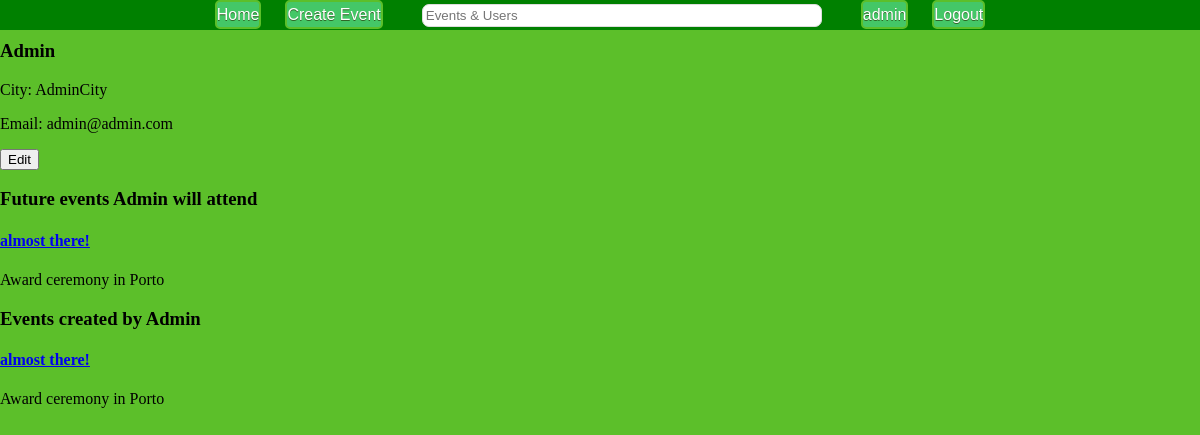
The app's page /?user=admin (signed in), older data.
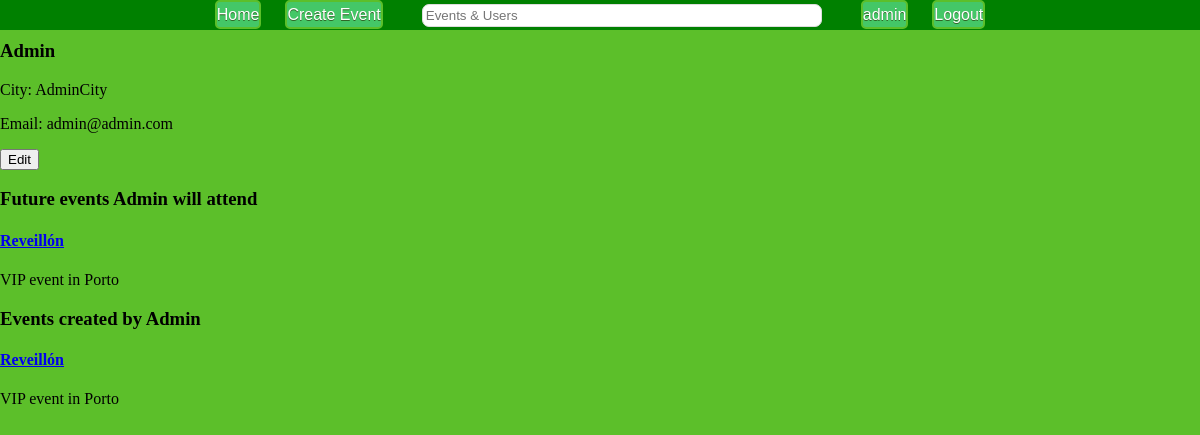
The same page, newer data.
### tables this page shows
CREATE TABLE User(
	username TEXT PRIMARY KEY,
	password TEXT NOT NULL,
	name TEXT NOT NULL,
	email TEXT NOT NULL,
	phoneNumber TEXT,
	city TEXT NOT NULL
);

CREATE TABLE Event(
	id INTEGER PRIMARY KEY,
	creator NOT NULL REFERENCES User(username) ON DELETE CASCADE,
	nameTag TEXT NOT NULL,
	type REFERENCES EventType(eventType) NOT NULL,
	description TEXT NOT NULL,
	time TEXT NOT NULL,
	city TEXT NOT NULL,
	address TEXT,
	imageURL TEXT,
	publicEvent INTEGER NOT NULL,
	CONSTRAINT ck_public CHECK (publicEvent = 0 OR publicEvent = 1)
);

### database/users.php (called while the page is built, shortened)
<?php
include_once('connection.php');
function userExists($username){
	global  $db;
	$stmt = $db->prepare('SELECT username FROM User WHERE username = :username');
	$stmt->bindParam(':username', $username, PDO::PARAM_STR);
	try{
    $stmt->execute();
		return true;
  } catch(PDOException $e) {
    return "error";
  }
}
function getUser($username){
	global $db;
	$stmt = $db->prepare('SELECT username, city, name, phoneNumber, email FROM User WHERE username = :username');
	$stmt->bindParam(':username', $username, PDO::PARAM_STR);
	try{
		$stmt->execute();
		$result = $stmt->fetch();
		return $result;
	} catch(PDOException $e){
		return false;
	}
}
?>

### database/user_data.php (called while the page is built, shortened)
<?php
  include_once("users.php");
  if(isset($_GET['user'])){
    $checkExistance = userExists($_GET['user']);
    if($checkExistance == true){
      $userData = getUser($_GET['user']);
      if($userData == false){
        $result = array("error" => "user data corrupted");
        return;
      } else {
        $dataArray = array("username" => $userData['username'],
                          "name" => $userData['name'],
                          "email" => $userData['email'],
                          "phoneNumber" => $userData['phoneNumber'],
                          "city" => $userData['city']);
        if(isset($_SESSION['username'])){
          if($_GET['user'] == $_SESSION['username']){
            $result = array("same" => $dataArray);
          } else {
            $result = array("different" => $dataArray);
          }
        } else {
          $result = array("different" => $dataArray);
        }
      }
    } else $result = array("error" => "no such user");
  } else $result = array("error" => "no such user");
 ?>

### database/events.php (called while the page is built, shortened)
<?php
include_once('connection.php');
function getLimitedUserAttendance($username, $maxEvents, $offset){
	global $db;
	$stmt = $db->prepare('SELECT * FROM  Event WHERE id in (SELECT eventId FROM Attending WHERE username = :username ORDER BY eventId DESC) ORDER BY id DESC LIMIT :maxEvents OFFSET :offset');
	$stmt->bindParam(':maxEvents', $maxEvents, PDO::PARAM_INT);
	$stmt->bindParam(':offset', $offset, PDO::PARAM_INT);
	$stmt->bindParam(':username', $username, PDO::PARAM_STR);
	try{
   		$stmt->execute();
   		return $stmt->fetchAll();
  	} catch(PDOException $e) {
    	return false;
  	}
}
function getLimitedUserCreations($username, $maxEvents, $offset){
	global $db;
	$stmt = $db->prepare('SELECT * FROM Event WHERE creator = :username ORDER BY id DESC LIMIT :maxEvents OFFSET :offset');
	$stmt->bindParam(':maxEvents', $maxEvents, PDO::PARAM_INT);
	$stmt->bindParam(':offset', $offset, PDO::PARAM_INT);
	$stmt->bindParam(':username', $username, PDO::PARAM_STR);
	try{
   		$stmt->execute();
   		return $stmt->fetchAll();
  	} catch(PDOException $e) {
    	return false;
  	}
}
?>

### templates/user_page.php (the view, shortened to what this page needs)
<?php
if(isset($result['same'])) $data = $result['same'];
if(isset($result['same']) || isset($result['different'])){
    $attendance = getLimitedUserAttendance($data['username'], 4, 0);
    $creations = getLimitedUserCreations($data['username'], 4, 0);
   ?><h3><?=$data['name']?></h3>
     <p>City: <?=$data['city']?></p>
     <p>Email: <?=$data['email']?></p>
  <?php if($data["phoneNumber"] != "" && $data['phoneNumber'] != null){ ?>
     <p>Phone Number: <?=$data['phoneNumber']?></p>
  <?php } if(isset($result['same'])){ ?>
     <form method='post' action='edit_user.php'>
       <input value='Edit' type='submit'></form>
  <?php } ?>
      <h3>Future events <?=$data['name']?> will attend</h3>
      <div id="attendance" class="events">
      <?php if(count($attendance) > 0){
        $count = (count($attendance) < 4) ? count($attendance) : 3;
        for($i = 0; $i < $count; $i++){?>
          <div class="singleEvent">
            <h4><a href="./?event=<?=$attendance[$i]['id']?>"><?=$attendance[$i]['nameTag']?></a></h4>
            <p><?=$attendance[$i]['type']?> in <?=$attendance[$i]['city']?></p>
          </div>
        <?php }
        if(count($attendance) == 4){?>
        <?php }
      } else echo '<p>' . $data['name'] . '</p>'?></div>
      <h3>Events created by <?=$data['name']?></h3>
      <div id="creations" class="events">
      <?php if(count($creations) > 0){
        for($i = 0; $i < count($creations); $i++){?>
          <div class="singleEvent">
            <h4><a href="./?event=<?=$creations[$i]['id']?>"><?=$creations[$i]['nameTag']?></a></h4>
            <p><?=$creations[$i]['type']?> in <?=$creations[$i]['city']?></p>
          </div>
        <?php }
        if(count($creations) == 4){?>
        <?php }
      } else echo '<p>' . $data['name'] . '</p>'?></div>
<?php } else {?>
  <p>No user with this name was found in the database</p>
<?php } ?>

### templates/header.php (shortened to what this page needs)
<html>
  <head>
    <link rel="stylesheet" type="text/css" href="style/header_style.css">
    <link rel="stylesheet" type="text/css" href="style/footer_style.css">
  </head>
  <body>
    <div id="floatingHeader">
      <a class="myButton" href="./">Home</a>
      <a class="myButton" href="./new_event.php">Create Event</a>
      <input id="search" type="text" name="search" placeholder="Events & Users"/>
      <?php echo '<a id="user" class="myButton" href="./?user=' . $_SESSION['username'] . '">' . $_SESSION['username'] . '</a>'?>
      <a class="myButton" href="database/action_logout.php">Logout</a>
    </div>

### index.php (shortened to what this page needs)
<?php session_start();
  include('templates/header.php');
?>
<?php
  if(isset($_GET['search']) && !isset($_GET['event']) && !isset($_GET['user'])){
    ?><div id="listEvents" class="displayEvents">
      <h2>Search Results for '<?=$_GET['search']?>'</h2>
      <?php
        include("database/events.php");
        include_once("templates/display_event.php");
        $finalSearch = getEventsSearch($_GET['search'], $_SESSION['username']);
        for($i = 0; $i < count($finalSearch); $i++){
          displaySmallEvent($finalSearch[$i]);
        }
      ?>
    </div><?php
  } else {
    if(isset($_GET['user']) && !isset($_GET['search']) && !isset($_GET['event'])){
      ?><div id="userPage">
        <div id="userHolder" class="contentHolder" data-user="<?=$_GET['user']?>">
          <?php include_once("database/user_data.php");
              include_once("database/events.php");
              include_once("templates/user_page.php");?>
        </div>
      </div><script type="text/javascript" src="scripts/user_page.js"></script><?php
    }
  }?>
  </body>
</html>

### style/header_style.css (style rules this page uses)
* { -webkit-box-sizing: border-box; -moz-box-sizing: border-box; box-sizing: border-box; }
html, body { margin: 0em; padding: 0em; background-color: #5cbf2a; }
div#floatingHeader { position: fixed; top: 0; left: 0; width: 100%; height: 30px; background-color: green; text-align: center; vertical-align: middle; line-height: 30px; z-index:10; }
div#floatingHeader > input { outline: none; padding: 3px 0px 3px 3px; border: 1px solid #DDDDDD; border-radius:7px; }
@media screen and (min-width:810px) { div#floatingHeader > input { width:400px; margin-right: 25px; margin-left: 25px; } }
@media screen and (min-width:810px) { div#floatingHeader > a { margin-right: 10px; margin-left: 10px; line-height: 25px; } }
.myButton { background-color:#44c767; -moz-border-radius:5px; -webkit-border-radius:5px; border-radius:5px; display:inline-block; cursor:pointer; color:#ffffff; font-family:Arial; text-decoration:none; border: 2px solid #5cbf2a; text-shadow:0px 1px 0px #2f6627; }
body { margin-top: 40px; }

Row changes from the older to the newer data that the page shows:
changed event "Porto": nameTag "almost there!" → "Reveillón"; type "Award ceremony" → "VIP event"
